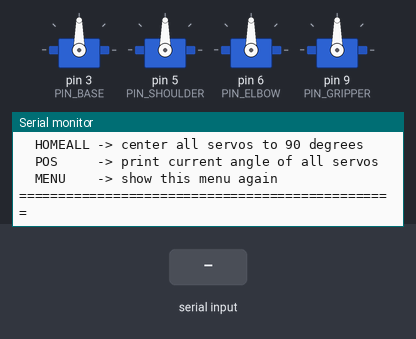
The sketch below on a simulated Arduino Nano, built with avr-gcc and run on an emulated ATmega328P. Shown: 4 × servo, the last lines printed to the serial monitor. The test bench sets the inputs (shaded band).

Above: at 1.8 s.
1.9 s: "POS\n" received over Serial
At 2.3 s:
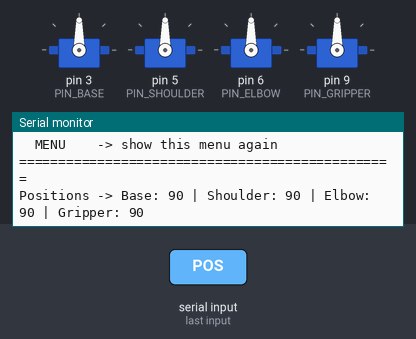
3.4 s: "HOMEALL\n" received over Serial
At 4.6 s:
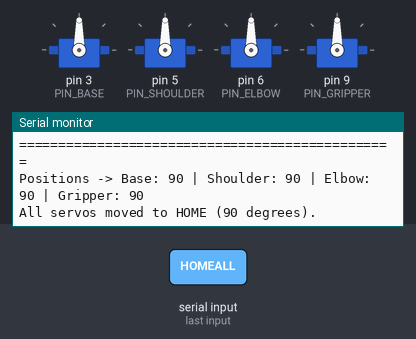
4.9 s: "EXIT\n" received over Serial
At 5.8 s:
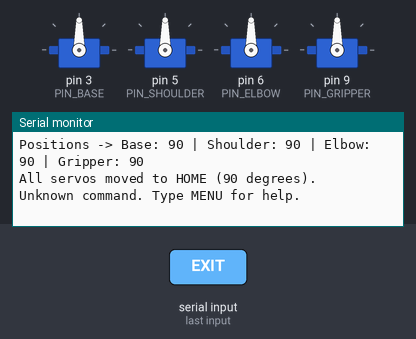

Measured:
- after the input at 1.9 s, the serial monitor: prints a new line at once (image 1)
- after the input at 3.4 s, the serial monitor: prints a new line at once (image 2)
- after the input at 4.9 s, the serial monitor: prints a new line at once (image 3)

The sketch:

4servo-arm.ino
```cpp
/*
  4-Servo Robotic Arm Controller (Arduino Nano)
  4 Servos: Base, Shoulder, Elbow, Gripper (no separate wrist joint)
  All servos are 180-degree servos, assembled/centered at 90 degrees.

  Controlled over Serial Monitor (9600 baud, line ending = Newline).
  This is the 4-servo sibling of firmware/4dof-arm and firmware/6dof-arm -
  same serial protocol and behavior, just one joint fewer (no wrist). The
  ZAN Tech PC app (pc-app/) talks to any of the three depending on which
  "Arm Type" you pick in its menu.

  TWO MODES:
    1) SINGLE TEST MODE  - move and tune one servo at a time
    2) FULL CONTROL MODE - move all servos together with one command

  ---------------- SERIAL COMMANDS ----------------
  MENU                 -> show the menu again

  --- Single servo test mode ---
  T1                   -> select servo 1 (Base)      for testing
  T2                   -> select servo 2 (Shoulder)  for testing
  T3                   -> select servo 3 (Elbow)     for testing
  T4                   -> select servo 4 (Gripper)   for testing
  <number 0-180>       -> once a servo is selected (T1..T4), just type an
                          angle and press Enter to move ONLY that servo
  HOME                 -> send the selected servo back to 90 degrees
  EXIT                 -> leave single test mode

  --- Full control mode (all 4 servos in one line) ---
  B90 S90 E90 G90      -> set Base, Shoulder, Elbow, Gripper angles in one
                          command (order doesn't matter). You don't need to
                          include all four letters; only the ones you type
                          will move, e.g: B45 E120
  HOMEALL              -> send all 4 servos to 90 degrees (center/assembly pose)
  POS                  -> print the current angle of all servos
  --------------------------------------------------
*/

#include <Servo.h>

// ---------- Pin configuration ----------
const uint8_t PIN_BASE     = 3;
const uint8_t PIN_SHOULDER = 5;
const uint8_t PIN_ELBOW    = 6;
const uint8_t PIN_GRIPPER  = 9;

const uint8_t NUM_SERVOS = 4;

Servo servos[NUM_SERVOS];
const uint8_t servoPins[NUM_SERVOS] = { PIN_BASE, PIN_SHOULDER, PIN_ELBOW, PIN_GRIPPER };
const char*   servoNames[NUM_SERVOS] = { "Base", "Shoulder", "Elbow", "Gripper" };
int           servoAngle[NUM_SERVOS];     // last commanded angle of each servo
bool          servoAttached[NUM_SERVOS];  // is this servo currently receiving a PWM signal?
unsigned long servoMoveDeadline[NUM_SERVOS]; // when it's safe to stop sending PWM (ms)

const int HOME_ANGLE = 90; // matches how the arm was physically assembled
const int ANGLE_MIN  = 0;
const int ANGLE_MAX  = 180;

// Once a servo reaches its target, we stop sending it a PWM pulse. A servo that keeps
// receiving a signal can twitch/drift on its own from electrical noise or a slightly
// unstable power supply - it looks like "the arm moves by itself" even though nothing
// sent a command. Detaching after it settles keeps it perfectly still until the next
// real command re-attaches it and moves it. Set to false if your arm instead needs to
// stay powered to resist gravity (e.g. a heavy shoulder joint sagging when idle).
const bool          DETACH_WHEN_IDLE   = true;
const unsigned long SETTLE_TIME_MS     = 500; // time to let the servo physically get there

// Smooth motion: instead of jumping straight to the target angle, each servo steps
// there a few degrees at a time (0 -> 5 -> 10 -> 15 ... -> 90), which looks much nicer
// and is gentler on the gears than a sudden jump.
const uint8_t        SERVO_STEP_DEGREES = 5;   // how many degrees to move per step
const unsigned long  SERVO_STEP_DELAY_MS = 25; // pause between steps (ms)

// ---------- Mode state ----------
bool    singleTestMode   = false;
int8_t  selectedServo    = -1; // index into servos[], -1 = none selected

String inputLine = "";

void setup() {
  Serial.begin(9600);

  for (uint8_t i = 0; i < NUM_SERVOS; i++) {
    servos[i].attach(servoPins[i]);
    servoAttached[i] = true;
    servoAngle[i] = HOME_ANGLE;
    servos[i].write(HOME_ANGLE); // start every servo at its assembled 90-degree position
    servoMoveDeadline[i] = millis() + SETTLE_TIME_MS;
  }

  // Discard any garbage bytes that showed up on the serial line while the
  // board was powering up / the USB-serial chip was enumerating, so they
  // can't be mistaken for a command.
  delay(50);
  while (Serial.available() > 0) Serial.read();

  printMenu();
}

void loop() {
  while (Serial.available() > 0) {
    char c = Serial.read();
    if (c == '\n' || c == '\r') {
      if (inputLine.length() > 0) {
        handleCommand(inputLine);
        inputLine = "";
      }
    } else {
      inputLine += c;
    }
  }

  releaseSettledServos();
}

// Stops sending a PWM pulse to any servo that reached its target angle a
// while ago, so an idle arm holds perfectly still instead of twitching.
void releaseSettledServos() {
  if (!DETACH_WHEN_IDLE) return;

  unsigned long now = millis();
  for (uint8_t i = 0; i < NUM_SERVOS; i++) {
    if (servoAttached[i] && (long)(now - servoMoveDeadline[i]) >= 0) {
      servos[i].detach();
      servoAttached[i] = false;
    }
  }
}

// ---------------- Command handling ----------------

void handleCommand(String line) {
  line.trim();
  if (line.length() == 0) return;

  String upper = line;
  upper.toUpperCase();

  if (upper == "MENU") {
    printMenu();
    return;
  }

  if (upper == "POS") {
    printPositions();
    return;
  }

  if (upper == "HOMEALL") {
    for (uint8_t i = 0; i < NUM_SERVOS; i++) moveServo(i, HOME_ANGLE);
    Serial.println(F("All servos moved to HOME (90 degrees)."));
    return;
  }

  // --- Enter single-servo test mode: T1..T4 ---
  if (upper.length() == 2 && upper.charAt(0) == 'T' && isDigit(upper.charAt(1))) {
    int idx = upper.charAt(1) - '1'; // T1 -> 0
    if (idx >= 0 && idx < NUM_SERVOS) {
      singleTestMode = true;
      selectedServo = idx;
      Serial.print(F("-- TEST MODE: "));
      Serial.print(servoNames[idx]);
      Serial.println(F(" selected. Type an angle (0-180) and press Enter."));
      Serial.println(F("   Type HOME to center it, EXIT to leave test mode."));
    } else {
      Serial.println(F("Invalid servo number. Use T1 to T4."));
    }
    return;
  }

  // --- While inside single test mode ---
  if (singleTestMode) {
    if (upper == "EXIT") {
      Serial.print(F("Exiting test mode for "));
      Serial.println(servoNames[selectedServo]);
      singleTestMode = false;
      selectedServo = -1;
      return;
    }
    if (upper == "HOME") {
      moveServo(selectedServo, HOME_ANGLE);
      Serial.print(servoNames[selectedServo]);
      Serial.println(F(" -> HOME (90 deg)"));
      return;
    }
    if (isNumber(line)) {
      int angle = line.toInt();
      if (setAngleChecked(selectedServo, angle)) {
        Serial.print(servoNames[selectedServo]);
        Serial.print(F(" -> "));
        Serial.print(servoAngle[selectedServo]);
        Serial.println(F(" deg"));
      }
      return;
    }
    Serial.println(F("Unknown input. Type an angle (0-180), HOME, or EXIT."));
    return;
  }

  // --- Full control mode: e.g. "B90 S90 E90 G90" ---
  if (parseFullCommand(upper)) {
    return;
  }

  Serial.println(F("Unknown command. Type MENU for help."));
}

// Parses tokens like B90, S45, E120, G0 from one line.
// Returns true if at least one valid token was found and applied.
bool parseFullCommand(String upper) {
  bool appliedAny = false;
  int start = 0;
  int len = upper.length();

  while (start < len) {
    char letter = upper.charAt(start);
    int servoIndex = letterToServoIndex(letter);

    if (servoIndex == -1) {
      start++;
      continue;
    }

    int numStart = start + 1;
    int numEnd = numStart;
    while (numEnd < len && (isDigit(upper.charAt(numEnd)))) numEnd++;

    if (numEnd > numStart) {
      int angle = upper.substring(numStart, numEnd).toInt();
      if (setAngleChecked(servoIndex, angle)) {
        appliedAny = true;
      }
      start = numEnd;
    } else {
      start++;
    }
  }

  if (appliedAny) {
    printPositions();
  }
  return appliedAny;
}

int letterToServoIndex(char letter) {
  switch (letter) {
    case 'B': return 0; // Base
    case 'S': return 1; // Shoulder
    case 'E': return 2; // Elbow
    case 'G': return 3; // Gripper
    default:  return -1;
  }
}

bool setAngleChecked(int servoIndex, int angle) {
  if (angle < ANGLE_MIN || angle > ANGLE_MAX) {
    Serial.print(F("Angle out of range (0-180): "));
    Serial.println(angle);
    return false;
  }
  moveServo(servoIndex, angle);
  return true;
}

// Moves one servo smoothly from its current angle to the target, a few degrees
// at a time (see SERVO_STEP_DEGREES) instead of snapping straight there.
void moveServo(int servoIndex, int targetAngle) {
  if (!servoAttached[servoIndex]) {
    servos[servoIndex].attach(servoPins[servoIndex]);
    servoAttached[servoIndex] = true;
  }

  int current = servoAngle[servoIndex];

  if (targetAngle > current) {
    for (int a = current; a < targetAngle; a += SERVO_STEP_DEGREES) {
      int step = min(a + (int)SERVO_STEP_DEGREES, targetAngle);
      servos[servoIndex].write(step);
      delay(SERVO_STEP_DELAY_MS);
    }
  } else if (targetAngle < current) {
    for (int a = current; a > targetAngle; a -= SERVO_STEP_DEGREES) {
      int step = max(a - (int)SERVO_STEP_DEGREES, targetAngle);
      servos[servoIndex].write(step);
      delay(SERVO_STEP_DELAY_MS);
    }
  }

  servos[servoIndex].write(targetAngle); // make sure it lands exactly on target
  servoAngle[servoIndex] = targetAngle;
  servoMoveDeadline[servoIndex] = millis() + SETTLE_TIME_MS;
}

bool isNumber(String s) {
  if (s.length() == 0) return false;
  for (unsigned int i = 0; i < s.length(); i++) {
    if (!isDigit(s.charAt(i))) return false;
  }
  return true;
}

// ---------------- Helper output ----------------

void printPositions() {
  Serial.print(F("Positions -> "));
  for (uint8_t i = 0; i < NUM_SERVOS; i++) {
    Serial.print(servoNames[i]);
    Serial.print(F(": "));
    Serial.print(servoAngle[i]);
    if (i < NUM_SERVOS - 1) Serial.print(F(" | "));
  }
  Serial.println();
}

void printMenu() {
  Serial.println(F("================================================"));
  Serial.println(F(" 4-Servo Robotic Arm Controller (Arduino Nano)"));
  Serial.println(F("================================================"));
  Serial.println(F("SINGLE SERVO TEST MODE:"));
  Serial.println(F("  T1=Base T2=Shoulder T3=Elbow T4=Gripper"));
  Serial.println(F("  After selecting, type an angle (0-180), or HOME, or EXIT"));
  Serial.println();
  Serial.println(F("FULL CONTROL MODE (move several at once):"));
  Serial.println(F("  B<angle> S<angle> E<angle> G<angle>"));
  Serial.println(F("  Example: B90 S90 E90 G90"));
  Serial.println(F("  You can send only the ones you want, e.g: B45 E120"));
  Serial.println();
  Serial.println(F("OTHER COMMANDS:"));
  Serial.println(F("  HOMEALL -> center all servos to 90 degrees"));
  Serial.println(F("  POS     -> print current angle of all servos"));
  Serial.println(F("  MENU    -> show this menu again"));
  Serial.println(F("================================================"));
}
```
